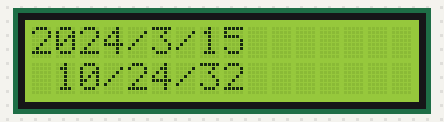
This sketch was run on a simulated Arduino Uno, built with avr-gcc and run on an emulated ATmega328P. Parts: 16×2 character LCD. The local clock reads 2024-03-15 10:24:30 at power-on unless the sketch sets it.

Above: at 2.1 s.
At 5.1 s:
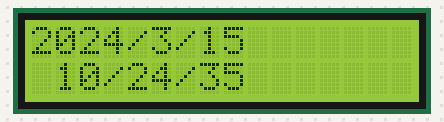
At 11.1 s:
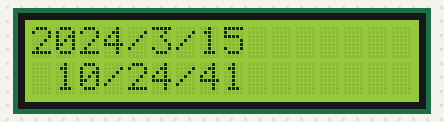
At 20.2 s:
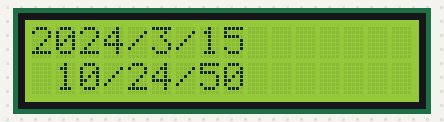
At 29.2 s:
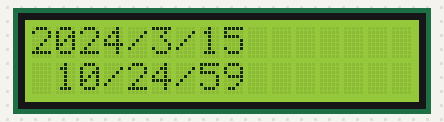
At 38.2 s:
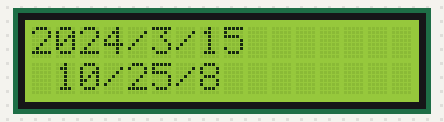

Measured:
- what the display in image 0 shows lasts 3.0 s, from 2.1 s to 5.1 s

The sketch:

Data_Hora.ino
```cpp
#include <Wire.h>
#include "RTClib.h"
#include <LiquidCrystal.h>

#define InterfaceLCD 1
RTC_DS1307 rtc;
char daysOfTheWeek[7][12] = {"Sunday", "Monday", "Tuesday", "Wednesday", "Thursday", "Friday", "Saturday"};
LiquidCrystal lcd(9, 8, 4, 5, 6, 7);//RS E D4 D5 D6 D7

void setup ()
{
  Serial.begin(57600);
  if (! rtc.begin())
  {
    Serial.println("Couldn't find RTC");
    while (1);
  }
  if (! rtc.isrunning())
  {
    Serial.println("RTC is NOT running!");
    // ajusta para data e hora de compilacao
    rtc.adjust(DateTime(F(__DATE__), F(__TIME__)));
    // Ajusta para uma data definida por voce
    //rtc.adjust(DateTime(2017, 12, 27, 11, 14, 0));
  }
  lcd.begin(16, 2);
  delay(2000);
}

void loop ()
{
  if (InterfaceLCD == 1)
    showLCD();
  else
    showSerial();
  Serial.println();
  delay(3000);
}
void showLCD()
{
  DateTime now = rtc.now();
  // ano = now.year();
  lcd.clear();
  //mostra a data
  lcd.print(now.year());
  lcd.write('/');
  lcd.print(now.month());
  lcd.write('/');
  lcd.print(now.day());
  //Mostra as horas
  lcd.setCursor(1, 2);
  lcd.print(now.hour());
  lcd.write('/');
  lcd.print(now.minute());
  lcd.write('/');
  lcd.print(now.second());
}
void showSerial()
{
  DateTime now = rtc.now();
  Serial.print(now.year(), DEC);
  Serial.print('/');
  Serial.print(now.month(), DEC);
  Serial.print('/');
  Serial.print(now.day(), DEC);
  Serial.print(" (");
  Serial.print(daysOfTheWeek[now.dayOfTheWeek()]);
  Serial.print(") ");
  Serial.print(now.hour(), DEC);
  Serial.print(':');
  Serial.print(now.minute(), DEC);
  Serial.print(':');
  Serial.print(now.second(), DEC);
  Serial.println();
}
```
